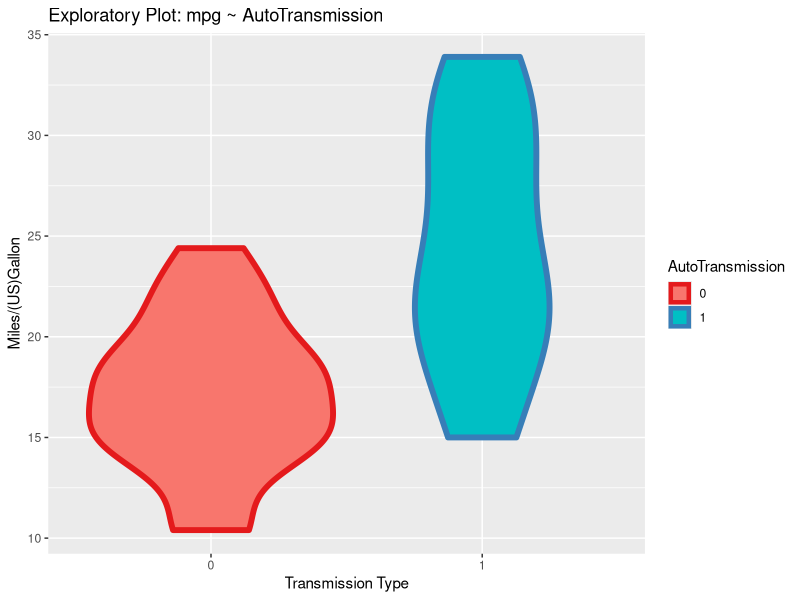
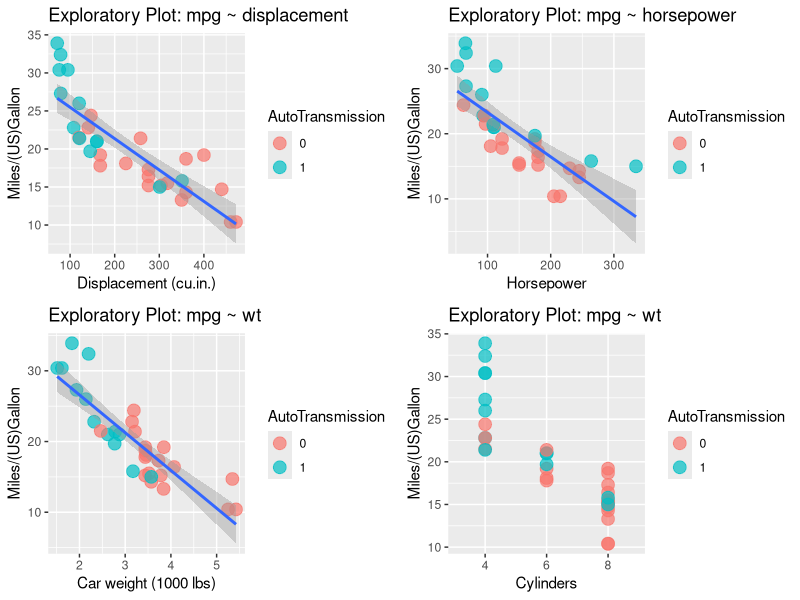
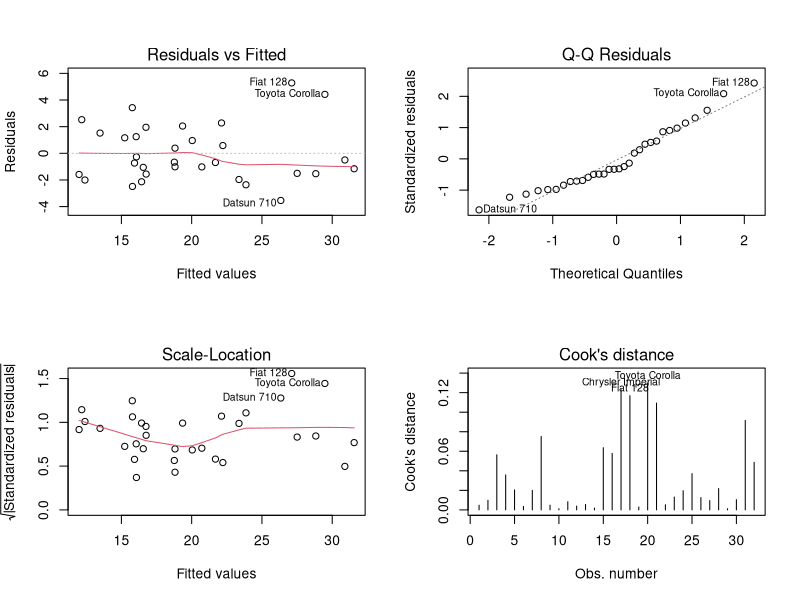
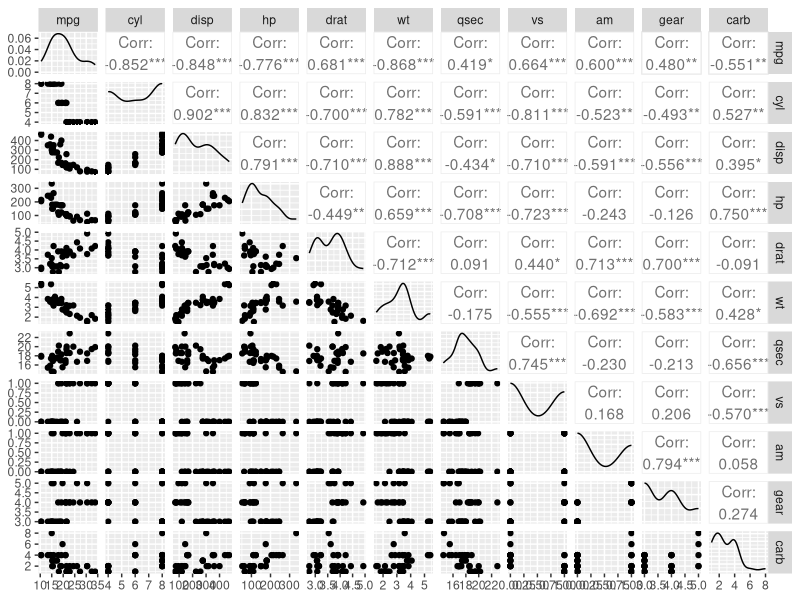
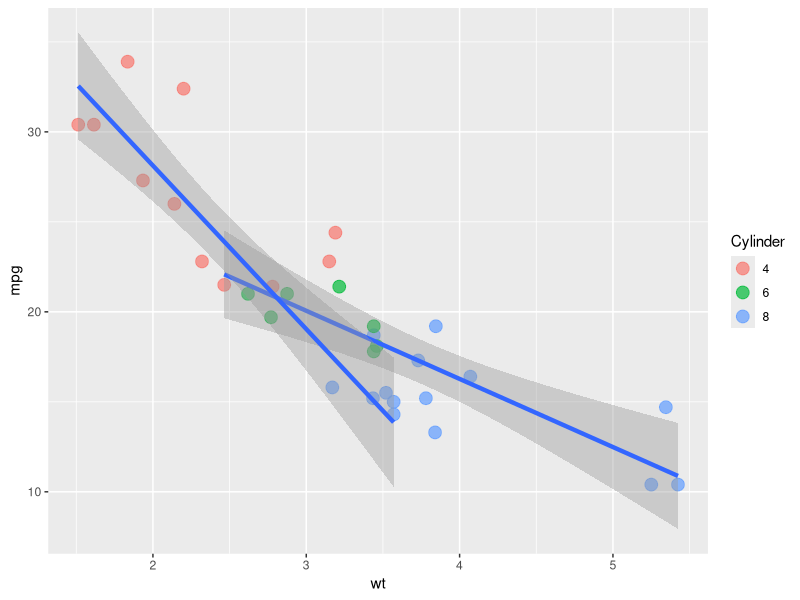

These figures' R source, in order:
rm(list=ls())
library(ggplot2);library(GGally);library(dplyr);library(grid);library(gridExtra);library(car);library(xtable)
data(mtcars);



mtcars2<-mutate(mtcars,mpg,disp,wt,hp,Cylinder=as.factor(cyl),AutoTransmission=as.factor(am))
mtcars2<-select(mtcars2,mpg,disp,wt,hp,Cylinder,AutoTransmission)

(g1<-ggplot(data=mtcars2,aes(x=AutoTransmission,y=mpg,col=AutoTransmission))+geom_violin(aes(fill=AutoTransmission),size=2)
+scale_color_brewer(palette="Set1")
+ggtitle("Exploratory Plot: mpg ~ AutoTransmission")
+labs(x="Transmission Type",y="Miles/(US)Gallon"))



g2<-ggplot(data=mtcars2,aes(x=disp,y=mpg))+geom_point(size=4,alpha=0.7,aes(col=AutoTransmission))+geom_smooth(method="lm")+ggtitle("Exploratory Plot: mpg ~ displacement")+labs(x="Displacement (cu.in.)",y="Miles/(US)Gallon")
g3<-ggplot(data=mtcars2,aes(x=hp,y=mpg))+geom_point(size=4,alpha=0.7,aes(col=AutoTransmission))+geom_smooth(method="lm")+ggtitle("Exploratory Plot: mpg ~ horsepower")+labs(x="Horsepower",y="Miles/(US)Gallon")
g4<-ggplot(data=mtcars2,aes(x=wt,y=mpg))+geom_point(size=4,alpha=0.7,aes(col=AutoTransmission))+geom_smooth(method="lm")+ggtitle("Exploratory Plot: mpg ~ wt")+labs(x="Car weight (1000 lbs)",y="Miles/(US)Gallon")
g5<-ggplot(data=mtcars2,aes(x=Cylinder,y=mpg))+geom_point(size=4,alpha=0.7,aes(col=AutoTransmission))+ggtitle("Exploratory Plot: mpg ~ wt")+labs(x="Cylinders",y="Miles/(US)Gallon")
grid.arrange(g2,g3,g4,g5,ncol=2)


fit_1<-lm(data=mtcars2,mpg~AutoTransmission*wt+Cylinder)
fit_2<-lm(data=mtcars2,mpg~AutoTransmission*wt+Cylinder+hp)
fit_all<-lm(data=mtcars2,mpg~AutoTransmission*wt+disp+hp+Cylinder)
par(mfrow=c(2,2))
for (i in 1:4){
        plot(fit_1,which=i)
}

anova(fit_1,fit_2,fit_all)

vif(fit_all)

ggpairs(mtcars)

mtcars2<-mutate(mtcars2,Trn_Cyl=interaction(AutoTransmission,Cylinder))
g6<-ggplot(data=mtcars2,aes(x=wt,y=mpg))+geom_point(size=4,alpha=0.7,aes(col=Cylinder))+geom_smooth(method="lm",aes(group=AutoTransmission),size=1.5)
g6
